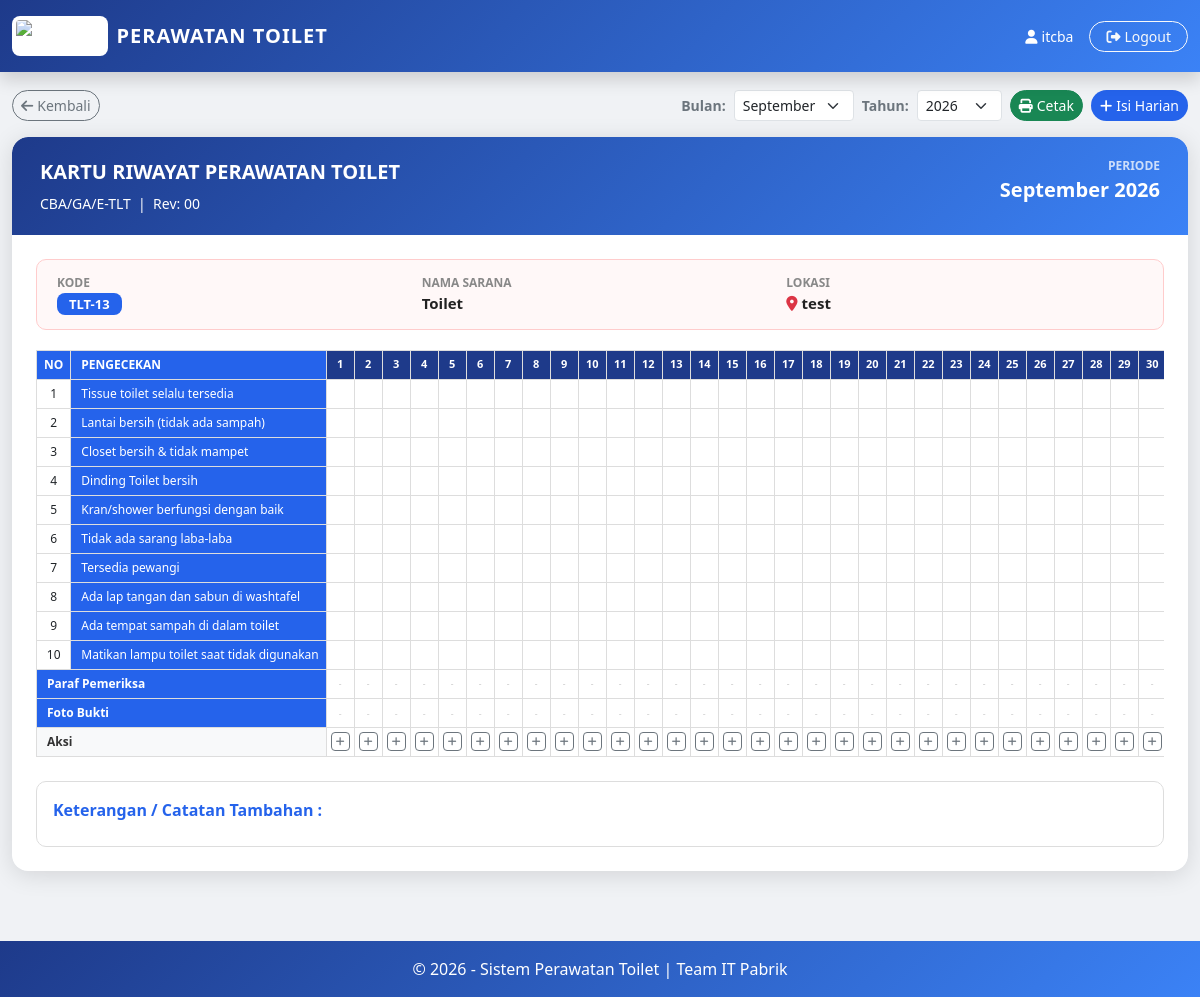
Screenshot of /toilet_kartu.php?toilet_id=1 (signed in) with the database file from the repository.
### tables this page shows
CREATE TABLE `toilet_unit` (
  `id` int(11) NOT NULL,
  `no_kode` varchar(50) NOT NULL,
  `nama_sarana` varchar(100) DEFAULT 'Toilet',
  `lokasi` varchar(200) DEFAULT NULL
);

### toilet_kartu.php (the view, shortened to what this page needs)
<?php
include "config/koneksi.php";
$toilet_id = isset($_GET['toilet_id']) ? (int) $_GET['toilet_id'] : 0;
$tahun = isset($_GET['tahun']) ? (int) $_GET['tahun'] : (int) date('Y');
$bulan = isset($_GET['bulan']) ? (int) $_GET['bulan'] : (int) date('n');
$daysInMonth = date('t', mktime(0, 0, 0, $bulan, 1, $tahun));
$bulanNama = ['', 'Januari', 'Februari', 'Maret', 'April', 'Mei', 'Juni', 'Juli', 'Agustus', 'September', 'Oktober', 'November', 'Desember'];
$toiletRow = mysqli_fetch_assoc(mysqli_query($conn, "SELECT * FROM toilet_unit WHERE id=$toilet_id"));
$items = [];
$fields = [];
$resItems = mysqli_query($conn, "SELECT kolom, label FROM master_item WHERE modul='toilet' AND is_active=1 ORDER BY id ASC");
if (mysqli_num_rows($resItems) == 0) {
  $defaultItems = [
    'tissue_toilet' => 'Tissue toilet selalu tersedia',
    'lantai_bersih' => 'Lantai bersih (tidak ada sampah)',
    'closet_bersih' => 'Closet bersih & tidak mampet',
    'dinding_bersih' => 'Dinding Toilet bersih',
    'kran_shower' => 'Kran/shower berfungsi dengan baik',
    'sarang_laba' => 'Tidak ada sarang laba-laba',
    'tersedia_pewangi' => 'Tersedia pewangi',
    'lap_sabun' => 'Ada lap tangan dan sabun di washtafel',
    'tempat_sampah' => 'Ada tempat sampah di dalam toilet',
    'matikan_lampu' => 'Matikan lampu toilet saat tidak digunakan'
  ];
  foreach ($defaultItems as $k => $l) {
    mysqli_query($conn, "INSERT IGNORE INTO master_item (modul, kolom, label, is_active) VALUES ('toilet', '$k', '$l', 1)");
    $items[$k] = $l;
    $fields[] = $k;
  }
} else {
  while ($rItem = mysqli_fetch_assoc($resItems)) {
    $items[$rItem['kolom']] = $rItem['label'];
  }
}
$rows = [];
?>
<!DOCTYPE html>
<html lang="id">
<head>
  <link href="https://cdn.jsdelivr.net/npm/bootstrap@5.3.2/dist/css/bootstrap.min.css" rel="stylesheet">
</head>
<body>
  <nav class="navbar navbar-toilet fixed-top py-3 shadow no-print">
    <div class="container-fluid d-flex justify-content-between align-items-center">
      <div class="d-flex align-items-center gap-2 text-white" style="cursor:pointer"
        onclick="window.location.href='dashboard.php'">
        <img src="assets/images/cba.png" alt="Logo CBA"
          style="height:40px; background:white; padding:4px; border-radius:8px;">
        <span class="fw-bold fs-5 d-none d-sm-inline" style="letter-spacing:1px">PERAWATAN TOILET</span>
      </div>
      <div class="d-flex align-items-center gap-2 gap-md-3">
        <span class="text-white small d-none d-md-inline"><i
            class="fa-solid fa-user me-1"></i><?= $_SESSION['username'] ?></span>
        <a href="logout.php" class="btn btn-sm btn-outline-light rounded-pill px-2 px-md-3" title="Logout">
          <span class="d-none d-sm-inline"><i class="fa-solid fa-right-from-bracket me-1"></i>Logout</span>
        </a>
      </div>
    </div>
  </nav>
  <div class="container-fluid" style="margin-top:90px;padding-bottom:30px;max-width:1400px;flex:1">
    <div class="d-flex flex-wrap gap-2 align-items-center mb-3 no-print top-controls">
      <a href="toilet_home.php" class="btn btn-sm btn-outline-secondary rounded-pill">
        <i class="fa-solid fa-arrow-left me-1"></i>Kembali
      </a>
      <form method="GET" class="d-flex align-items-center gap-2 ms-auto">
        <label class="text-secondary fw-semibold small mb-0">Bulan:</label>
        <select name="bulan" class="form-select form-select-sm" style="width:120px" onchange="this.form.submit()">
          <?php for ($b = 1; $b <= 12; $b++): ?>
            <option value="<?= $b ?>" <?= $b == $bulan ? 'selected' : '' ?>><?= $bulanNama[$b] ?></option>
          <?php endfor; ?>
        </select>
        <label class="text-secondary fw-semibold small mb-0">Tahun:</label>
        <select name="tahun" class="form-select form-select-sm" style="width:85px" onchange="this.form.submit()">
          <?php for ($y = 2026; $y <= 2030; $y++): ?>
            <option value="<?= $y ?>" <?= $y == $tahun ? 'selected' : '' ?>><?= $y ?></option>
          <?php endfor; ?>
        </select>
      </form>
      <button class="btn btn-sm btn-success rounded-pill no-print" onclick="window.print()">
        <i class="fa-solid fa-print me-1"></i>Cetak
      </button>
      <?php if (($_SESSION['role'] ?? '') !== 'Monitoring'): ?>
        <button class="btn btn-sm rounded-pill no-print" style="background:var(--blue);color:#fff"
          onclick="bukaEdit(<?= (int) date('j') ?>)">
          <i class="fa-solid fa-plus me-1"></i>Isi Harian
        </button>
      <?php endif; ?>
    </div>
    <div style="border-radius:16px;overflow:hidden;box-shadow:0 4px 24px rgba(0,0,0,.12)">
      <div class="kartu-header">
        <div class="d-flex justify-content-between align-items-start flex-wrap gap-2">
          <div>
            <div class="fw-bold fs-5 mb-1">KARTU RIWAYAT PERAWATAN TOILET</div>
            <small class="opacity-80">CBA/GA/E-TLT &nbsp;|&nbsp; Rev: 00</small>
          </div>
          <div class="text-end">
            <div class="info-label text-white opacity-75">Periode</div>
            <div class="fw-bold fs-5"><?= $bulanNama[$bulan] ?> <?= $tahun ?></div>
          </div>
        </div>
      </div>
      <div class="kartu-body">
        <div class="info-box">
          <div class="row g-2">
            <div class="col-12 col-md-4">
              <div class="info-label">Kode</div>
              <div class="info-val"><span class="badge-kode"><?= htmlspecialchars($toiletRow['no_kode']) ?></span></div>
            </div>
            <div class="col-12 col-md-4">
              <div class="info-label">Nama Sarana</div>
              <div class="info-val"><?= htmlspecialchars($toiletRow['nama_sarana']) ?></div>
            </div>
            <div class="col-12 col-md-4">
              <div class="info-label">Lokasi</div>
              <div class="info-val"><i
                  class="fa-solid fa-location-dot text-danger me-1"></i><?= htmlspecialchars($toiletRow['lokasi']) ?>
              </div>
            </div>
          </div>
        </div>
        <div class="table-responsive" style="overflow-x: auto;">
          <table class="tbl-kartu">
            <thead>
              <tr>
                <th rowspan="1" style="width:30px">NO</th>
                <th rowspan="1" class="th-item" style="min-width:200px">PENGECEKAN</th>
                <?php for ($d = 1; $d <= $daysInMonth; $d++): ?>
                  <th class="th-bulan" style="min-width: 28px; font-size:11px; padding:4px;"><?= $d ?></th>
                <?php endfor; ?>
              </tr>
            </thead>
            <tbody>
              <?php $no = 1;
              foreach ($items as $key => $label): ?>
                <tr>
                  <td><?= $no++ ?></td>
                  <td class="th-item"><?= htmlspecialchars($label) ?></td>
                  <?php for ($d = 1; $d <= $daysInMonth; $d++):
                    $r = $rows[$d] ?? null;
                    $val = $r ? $r[$key] : null;
                    ?>
                    <td class="<?= $val == 'Ok' ? 'ok-cell' : ($val == 'Nok' ? 'nok-cell' : '') ?>"
                      style="font-size:12px; padding:2px;">
                    </td>
                  <?php endfor; ?>
                </tr>
              <?php endforeach; ?>
              <tr>
                <td colspan="2" class="th-item fw-bold">Paraf Pemeriksa</td>
                <?php for ($d = 1; $d <= $daysInMonth; $d++):
                  $r = $rows[$d] ?? null;
                  $paraf = $r ? htmlspecialchars($r['paraf']) : '';
                  ?>
                  <td style="font-size:9px; font-style:italic; padding:2px;">
                    <?= $paraf ?: '<span class="empty-cell">-</span>' ?>
                  </td>
                <?php endfor; ?>
              </tr>
              <tr class="no-print">
                <td colspan="2" class="th-item fw-bold">Foto Bukti</td>
                <?php for ($d = 1; $d <= $daysInMonth; $d++):
                  $r = $rows[$d] ?? null;
                  $foto = $r ? $r['foto'] : '';
                  ?>
                  <td class="text-center" style="padding: 2px;">
                    <?php if ($foto): ?>
                      <i class="fa-solid fa-image text-primary" style="cursor:pointer;" title="Lihat Foto"
                        onclick="previewFoto('uploads/<?= $foto ?>')"></i>
                    <?php else: ?>
                      <span class="empty-cell" style="font-size:9px">-</span>
                    <?php endif; ?>
                  </td>
                <?php endfor; ?>
              </tr>
              <?php if (($_SESSION['role'] ?? '') !== 'Monitoring'): ?>
                <tr class="no-print">
                  <td colspan="2" class="th-item fw-bold" style="background:#f8f9fa; color:#333;">Aksi</td>
                  <?php for ($d = 1; $d <= $daysInMonth; $d++):
                    $isFilled = isset($rows[$d]);
                    ?>
                    <td class="text-center" style="padding: 2px;">
                      <button class="btn btn-sm <?= $isFilled ? 'btn-success' : 'btn-outline-secondary' ?>"
                        style="padding: 1px 4px; font-size: 10px;" onclick="bukaEdit(<?= $d ?>)"
                        title="<?= $isFilled ? 'Edit' : 'Isi' ?>">
                        <i class="fa-solid <?= $isFilled ? 'fa-pen' : 'fa-plus' ?>"></i>
                      </button>
                    </td>
                  <?php endfor; ?>
                </tr>
              <?php endif; ?>
            </tbody>
          </table>
        </div>
        <div class="mt-4" style="border:1px solid #ddd;border-radius:10px;padding:16px;">
          <div class="fw-bold mb-3" style="color:var(--blue)">Keterangan / Catatan Tambahan :</div>
        </div>
      </div>
    </div>
  </div>
  <footer class="py-3 text-center no-print">
    &copy; <?= date('Y') ?> - Sistem Perawatan Toilet | Team IT Pabrik
  </footer>
</body>
</html>

### toilet_kartu.php (style rules this page uses)
:root { --blue: #2563eb; --blue-dark: #1e3a8a; --blue-light: #3b82f6; }
html, body { width: 100vw; max-width: 100vw; overflow-x: hidden !important; position: relative; }
body { background: #f0f2f5; font-family: 'Segoe UI', sans-serif; min-height: 100vh; display: flex; flex-direction: column; }
.navbar-toilet { background: linear-gradient(135deg, var(--blue-dark), var(--blue-light)); }
.kartu-header { background: linear-gradient(135deg, var(--blue-dark), var(--blue-light)); color: #fff; border-radius: 16px 16px 0 0; padding: 20px 28px; }
.kartu-body { background: #fff; border-radius: 0 0 16px 16px; padding: 24px; }
.info-box { background: #fff8f8; border: 1px solid #fcc; border-radius: 10px; padding: 14px 20px; margin-bottom: 20px; }
.info-label { font-size: 12px; color: #888; font-weight: 600; text-transform: uppercase; }
.info-val { font-size: 15px; font-weight: 700; color: #222; }
.tbl-kartu { font-size: 12px; border-collapse: collapse; width: 100%; }
.tbl-kartu th, .tbl-kartu td { border: 1px solid #ddd; padding: 5px 7px; text-align: center; vertical-align: middle; }
.tbl-kartu thead th { background: var(--blue); color: #fff; }
.tbl-kartu .th-item { background: var(--blue); color: #fff; text-align: left; padding-left: 10px; white-space: nowrap; position: sticky; left: 0; z-index: 2; }
.tbl-kartu .th-bulan { background: var(--blue-dark); color: #fff; }
.empty-cell { color: #ccc; }
.badge-kode { background: var(--blue); color: #fff; border-radius: 8px; padding: 2px 12px; font-size: 13px; }
footer { background: linear-gradient(135deg, var(--blue-dark), var(--blue-light)); color: #fff; margin-top: 40px; }

### rows the page displays
toilet_unit: no_kode "TLT-13", nama_sarana "Toilet", lokasi "test"

### other values shown
$_SESSION['username'] "itcba"
$bulanNama[$bulan] "September"
$tahun "2026"
$label "Tissue toilet selalu tersedia"
$label "Lantai bersih (tidak ada sampah)"
$label "Closet bersih & tidak mampet"
$label "Dinding Toilet bersih"
$label "Kran/shower berfungsi dengan baik"
$label "Tidak ada sarang laba-laba"
$label "Tersedia pewangi"
$label "Ada lap tangan dan sabun di washtafel"
$label "Ada tempat sampah di dalam toilet"
$label "Matikan lampu toilet saat tidak digunakan"
$paraf ?: '<span class="empty-cell">-</span>' "-"
form field bulan "September"
